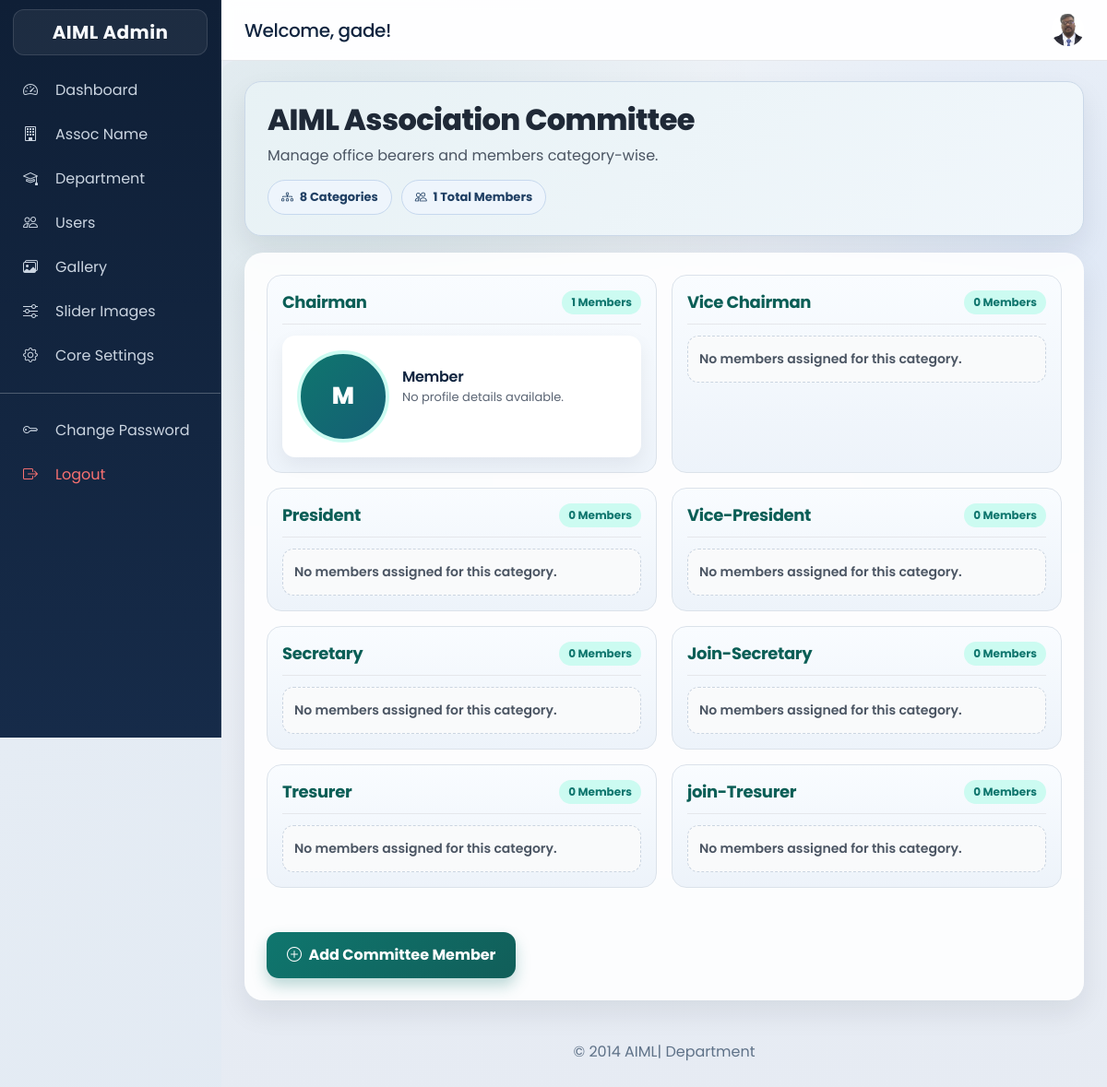
Screenshot of /admin/committe/assoc.php (signed in) with the database file from the repository.
### tables this page shows
CREATE TABLE IF NOT EXISTS `committee_cat` (
  `id` int(11) NOT NULL AUTO_INCREMENT,
  `category_name` varchar(500) NOT NULL,
  PRIMARY KEY (`id`)
);

CREATE TABLE IF NOT EXISTS `committee` (
  `id` int(11) NOT NULL AUTO_INCREMENT,
  `committee_cat_id` int(11) NOT NULL,
  `user_id` int(11) NOT NULL,
  `member_name` varchar(255) NOT NULL DEFAULT '',
  `member_about` text,
  `member_image` varchar(255) NOT NULL DEFAULT '',
  PRIMARY KEY (`id`)
);

### libraries/mysql.class.php (called while the page is built, shortened)
<?php
class DataBasePDO
{
	private static $hostname	=  DB_SERVER;
	private static $username	=  DB_USER;
	private static $password	=  DB_PASS;
	private static $dbname		=  DB_DATABASE;
	private static $instance 	= FALSE;
	private $db;
	public $fetch_mode 			= PDO::FETCH_ASSOC;
	private $last_statement		= NULL;
	public function __construct($connect = true, $dataBase = null, $server = null,$userName = null, $passWord = null){
			return self::$instance;
	}
	public function connectToDB(){
			$dns='mysql:host='.self::$hostname.';dbname='.self::$dbname;
	    	self::$instance = new PDO($dns, self::$username, self::$password);
	    	self::$instance->setAttribute(PDO::ATTR_ERRMODE, PDO::ERRMODE_EXCEPTION);
	    	$this->db = self::$instance;
	}
	public function getAllResults($sqlQuery = NULL){
			$this->internalQuery($sqlQuery);
			$result = $this->last_statement->fetchAll();
			return $result;
	}
	public function internalQuery($sqlQuery = NULL){
			$stmt = $this->db->query($sqlQuery);
			$stmt->setFetchMode($this->fetch_mode);
			$this->last_statement = $stmt;
			return TRUE;
	}
}
?>

### libraries/functions.class.php (called while the page is built, shortened)
<?php
	include_once("mysql.class.php");
	class DataFunctions {
		public $dbObj;
		public function __construct(){
			$this->dbObj = new DataBasePDO();
	}
	 public function getComiteCatg($table){
			$sql		= 'SELECT
								id, category_name
						   FROM
						   		'.$table;
			$result		= $this->dbObj->getAllResults($sql);
			return $result;
	 }
	 public function getCmtMembers($table,$categoryId){
			$this->ensureCommitteeMemberColumns($table);
			$sql		= 'SELECT
								tb.id,
								COALESCE(NULLIF(tb.member_name, ""), CONCAT_WS(" ", usr.firstname, usr.lastname)) AS member_name,
								COALESCE(NULLIF(tb.member_about, ""), usr.address, "") AS member_about,
								COALESCE(NULLIF(tb.member_image, ""), usr.image, "") AS member_image
						   FROM
						   		'.$table.' tb
						   LEFT JOIN
						   		users usr
						   ON
						   		tb.user_id = usr.id
						   WHERE
						   		tb.committee_cat_id = '.$categoryId;
			$result		= $this->dbObj->getAllResults($sql);
			return $result;
	 }
	 public function ensureCommitteeMemberColumns($table){
			$columns = array(
				'member_name' => 'VARCHAR(255) NOT NULL DEFAULT ""',
				'member_about' => 'TEXT NULL',
				'member_image' => 'VARCHAR(255) NOT NULL DEFAULT ""'
			);
			foreach($columns as $columnName => $definition){
				$columnCheck = $this->dbObj->getAllResults('SHOW COLUMNS FROM '.$table.' LIKE "'.$columnName.'"');
			}
			return true;
	 }
}

### admin/committe/assoc.php (the view, shortened to what this page needs)
<?php
include_once('../layout/main_header.php');
require_once(LIB_PATH . '/functions.class.php');
$fcObj = new DataFunctions();
$tbComtCtg = TB_COMT_CATEG;
$tbComt    = TB_COMMITTEE;
$ComtCateg = $fcObj->getComiteCatg($tbComtCtg);
$categoryCnt = sizeof($ComtCateg);
$CmtMemDet = array();
for ($i = 0; $i < $categoryCnt; $i++) {
    $categoryId = $ComtCateg[$i]['id'];
    $CmtMemDet[$i] = $fcObj->getCmtMembers($tbComt, $categoryId);
}
?>
<?php
$totalMembers = 0;
for ($i = 0; $i < $categoryCnt; $i++) {
    $totalMembers += !empty($CmtMemDet[$i]) ? count($CmtMemDet[$i]) : 0;
}
?>
<div class="committee-header">
    <h3 class="committee-page-title">AIML Association Committee</h3>
    <p class="committee-subtitle">Manage office bearers and members category-wise.</p>
    <div class="committee-stats">
        <span class="committee-stat-pill">
            <i class="bi bi-diagram-3 me-1"></i>
            <?php echo (int)$categoryCnt; ?> Categories
        </span>
        <span class="committee-stat-pill">
            <i class="bi bi-people me-1"></i>
            <?php echo (int)$totalMembers; ?> Total Members
        </span>
    </div>
</div>
<div class="card committee-shell border-0">
    <div class="committee-body">
        <?php if ($categoryCnt > 0) { ?>
            <div class="committee-grid">
            <?php for ($j = 0; $j < $categoryCnt; $j++) { ?>
                <?php $memberCount = !empty($CmtMemDet[$j]) ? sizeof($CmtMemDet[$j]) : 0; ?>
                <div class="committee-category">
                    <div class="committee-category-head">
                        <h5 class="committee-category-title">
                            <?php echo $ComtCateg[$j]['category_name']; ?>
                        </h5>
                        <span class="committee-member-count"><?php echo $memberCount; ?> Members</span>
                    </div>
                    <div class="committee-members-grid">
                        <?php if (!empty($CmtMemDet[$j])) { ?>
                            <?php foreach ($CmtMemDet[$j] as $member) { ?>
                                <?php
                                    $memberName = trim((string)($member['member_name'] ?? ''));
                                    $memberAbout = (string)($member['member_about'] ?? '');
                                    $initial = strtoupper(substr($memberName !== '' ? $memberName : 'M', 0, 1));
                                ?>
                                <div>
                                    <div class="card committee-member-card border-0 h-100">
                                        <div class="card-body">
                                            <div class="committee-member-media">
                                                <span class="committee-member-avatar" style="display:none;"><?php echo htmlspecialchars($initial, ENT_QUOTES, 'UTF-8'); ?></span>
                                            </div>
                                            <div class="committee-member-content">
                                                <h6 class="fw-semibold mb-1">
                                                    <?php echo htmlspecialchars($memberName !== '' ? $memberName : 'Member'); ?>
                                                </h6>
                                                <p class="committee-member-meta">
                                                    <?php echo htmlspecialchars($memberAbout !== '' ? $memberAbout : 'No profile details available.'); ?>
                                                </p>
                                            </div>
                                        </div>
                                    </div>
                                </div>
                            <?php } ?>
                        <?php } else { ?>
                            <div class="committee-empty">
                                No members assigned for this category.
                            </div>
                        <?php } ?>
                    </div>
                </div>
            <?php } ?>
            </div>
        <?php } else { ?>
            <p class="text-muted">No committee categories found.</p>
        <?php } ?>
        <div class="mt-5">
            <a href="addmem.php" class="btn committee-add-btn">
                <i class="bi bi-plus-circle me-1"></i>
                Add Committee Member
            </a>
        </div>
    </div>
</div>
<?php include_once('../layout/footer.php'); ?>

### public/assets/css/site-refresh.css (style rules this page uses)
:root { --refresh-bg: #f3f7fb; --refresh-surface: #ffffff; --refresh-text: #14243b; --refresh-muted: #5b6f86; --refresh-primary: #0b63ce; --refresh-primary-2: #174ea6; --refresh-border: #d9e4ef; --refresh-shadow: 0 12px 28px rgba(15, 30, 52, 0.08); }
* { box-sizing: border-box; }
body { background: radial-gradient(circle at 10% -5%, rgba(11, 99, 206, 0.08), transparent 34%), radial-gradient(circle at 90% 0%, rgba(52, 168, 83, 0.07), transparent 28%), var(--refresh-bg); color: var(--refresh-text); }
h1, h2, h3, h4, h5, h6 { color: #10243f; letter-spacing: -0.02em; }
.card { overflow: hidden; }

### public/assets/css/admin-refresh.css (style rules this page uses)
body { font-family: "Poppins", "Segoe UI", Arial, sans-serif; background: radial-gradient(circle at 0% 0%, rgba(20, 86, 177, 0.08), transparent 28%), radial-gradient(circle at 100% 0%, rgba(8, 145, 178, 0.07), transparent 24%), #f4f7fb; color: #1b2f49; }

### admin/layout/main_header.php (style rules this page uses)
body { overflow-x: hidden; background: #f5f7fa; }

### admin/committe/assoc.php (style rules this page uses)
:root { --cm-text: #1f2937; --cm-subtext: #4b5563; --cm-accent: #0f766e; --cm-accent-soft: #ccfbf1; --cm-bg: #f8fafc; --cm-card: #ffffff; --cm-border: #d1d5db; }
.committee-header { padding: 22px 24px; border: 1px solid #cad8e8; border-radius: 18px; background: linear-gradient(135deg, rgba(15, 118, 110, 0.07), rgba(14, 116, 144, 0.03)), #f8fbff; box-shadow: 0 14px 30px rgba(15, 23, 42, 0.08); margin-bottom: 18px; }
.committee-page-title { font-size: 32px; font-weight: 800; letter-spacing: -0.6px; color: var(--cm-text); margin: 0 0 8px; }
body { background: linear-gradient(135deg, #e8eef5 0%, #dfe8f2 100%) !important; }
.committee-subtitle { color: var(--cm-subtext); font-size: 16px; margin: 0; }
.committee-stats { margin-top: 14px; display: flex; gap: 10px; flex-wrap: wrap; }
.committee-stat-pill { border: 1px solid #c6d8ee; border-radius: 999px; padding: 8px 14px; font-size: 13px; font-weight: 700; color: #1f3f63; background: #eef5fc; }
.committee-shell { border-radius: 20px; border: 1px solid var(--cm-border); box-shadow: 0 14px 30px rgba(15, 23, 42, 0.08); background: rgba(255, 255, 255, 0.88); backdrop-filter: blur(2px); overflow: hidden; }
.committee-body { padding: 24px; }
.committee-grid { display: grid; grid-template-columns: repeat(2, minmax(280px, 1fr)); gap: 16px; }
.committee-category { border: 1px solid #dbe2ea; background: linear-gradient(180deg, #f9fcff 0%, #edf3fa 100%); border-radius: 16px; padding: 16px; margin-bottom: 0; }
.committee-category-head { display: flex; align-items: center; justify-content: space-between; gap: 10px; margin-bottom: 12px; border-bottom: 1px solid #e5e7eb; padding-bottom: 10px; }
.committee-category-title { margin: 0; font-size: 18px; font-weight: 700; color: #0b5e56; line-height: 1.2; }
.committee-member-count { font-size: 12px; font-weight: 700; color: #0f766e; background: var(--cm-accent-soft); padding: 4px 10px; border-radius: 999px; white-space: nowrap; }
.committee-member-card { border: 1px solid #e5e7eb; border-radius: 14px; box-shadow: 0 8px 20px rgba(15, 23, 42, 0.06); transition: transform .2s ease, box-shadow .2s ease; background: var(--cm-card); }
.committee-members-grid { display: grid; grid-template-columns: repeat(auto-fit, minmax(260px, 1fr)); gap: 14px; }
.committee-member-card .card-body { display: flex; align-items: center; gap: 14px; text-align: left; }
.committee-member-media { flex-shrink: 0; }
.committee-member-avatar { width: 100px; height: 100px; border-radius: 50%; border: 4px solid #ccfbf1; background: linear-gradient(135deg, #0f766e, #155e75); color: #fff; display: inline-flex; align-items: center; justify-content: center; font-size: 26px; font-weight: 800; }
.committee-member-meta { font-size: 13px; color: #5b6574; line-height: 1.45; min-height: 38px; margin-bottom: 0; }
.committee-empty { color: var(--cm-subtext); font-size: 14px; font-weight: 600; padding: 14px 12px; border-radius: 12px; border: 1px dashed #cbd5e1; background: #f9fafb; }
.committee-add-btn { padding: 13px 22px; border: 0; border-radius: 13px; background: linear-gradient(135deg, #0f766e, #115e59); color: #ffffff; font-weight: 700; box-shadow: 0 8px 16px rgba(15, 118, 110, 0.28); }

### rows the page displays
committee_cat: category_name "Chairman", memberCount "1"
committee: initial "M", memberName "Member", memberAbout "No profile details available."
committee_cat: category_name "Vice Chairman", memberCount "0", shows "No members assigned for this category."
committee_cat: category_name "President", memberCount "0", shows "No members assigned for this category."
committee_cat: category_name "Vice-President", memberCount "0", shows "No members assigned for this category."
committee_cat: category_name "Secretary", memberCount "0", shows "No members assigned for this category."
committee_cat: category_name "Join-Secretary", memberCount "0", shows "No members assigned for this category."
committee_cat: category_name "Tresurer", memberCount "0", shows "No members assigned for this category."
committee_cat: category_name "join-Tresurer", memberCount "0", shows "No members assigned for this category."

### other values shown
$_SESSION['adminFirstName'] "gade"
$categoryCnt "8"
$totalMembers "1"
